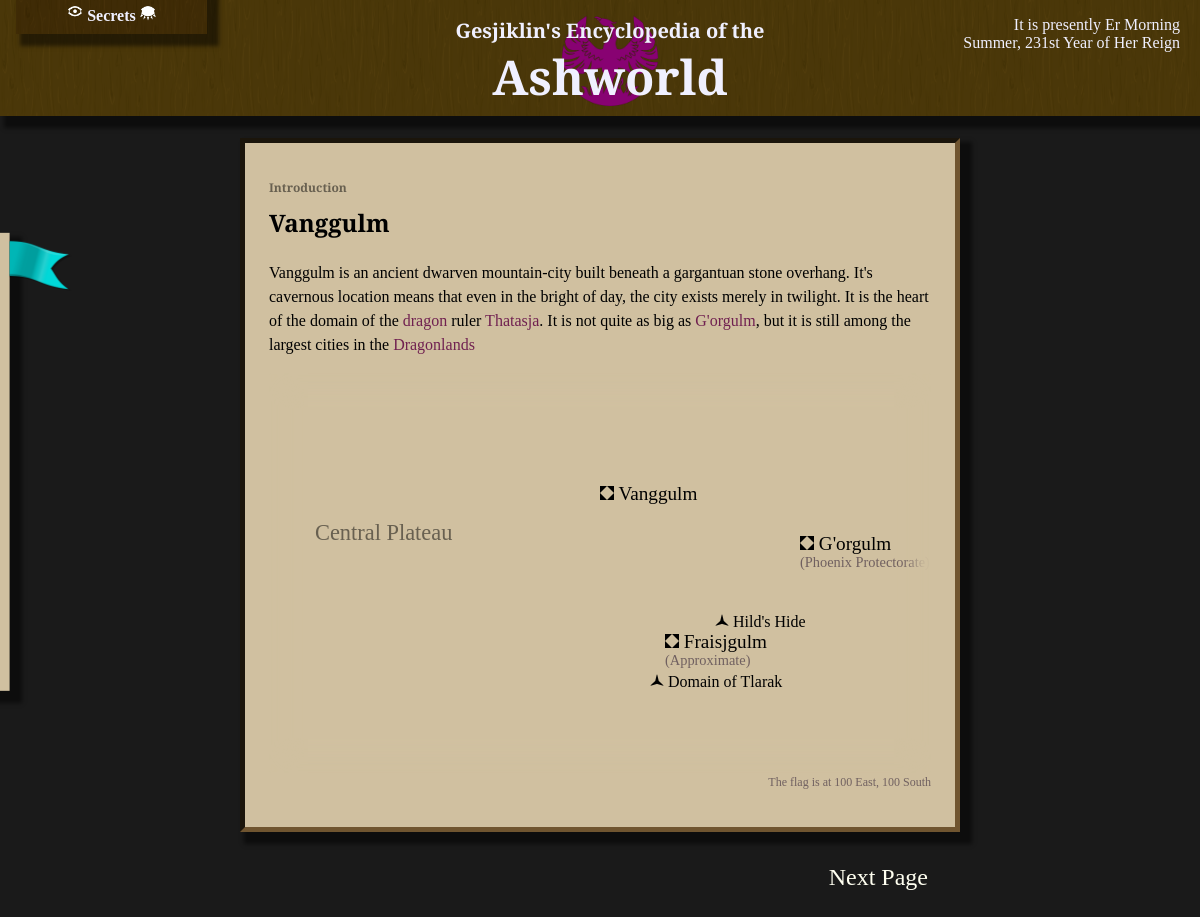
Screenshot of /Vanggulm-info with the database file from the repository.
### wiki/models.py (models this page shows, shortened)
class InfoPage(models.Model):
    short_title = models.CharField(max_length = 64, primary_key=True)
    def title(self):
        return self.short_title #self.full_title if self.full_title else self.short_title
    def prev_page(self):
        try:
            return InfoPage.objects.get(next_page = self)
        except (InfoPage.MultipleObjectsReturned, InfoPage.DoesNotExist):
            return None
    def _chapter(self):
        prev = self
        i = 0
        while True:
            new_prev = prev.prev_page()
            if new_prev:
                prev = new_prev
            else:
                break
            i += 1
        return (prev, i)
    def chapter(self):
        info, number = self._chapter()
        return "{}, Chapter {}".format(info.title(), number) if number > 0 else "Introduction"
    def is_secret(self):
        return len(self.text) == 0 and len(InfoSecret.objects.filter(page = self))
    def map_location(self):
        return MapLocation.objects.get(page = self)
    quote = models.TextField(blank = True)
    text = models.TextField(blank = True)
    next_page = models.ForeignKey(to='self', on_delete=models.SET_NULL, null=True, blank=True)

class MapLocation(models.Model):
    page = models.ForeignKey(to=InfoPage, on_delete=models.SET_DEFAULT, default=InfoPage.objects.get(pk = 'Introduction').pk)
    def title(self):
        return self.page.title()
    note = models.TextField(max_length = 64, blank=True)
    LOC_TYPES = [
        ('village', 'Small Village or Town'),
        ('city', 'Major City'),
        ('region', 'General Region')
    ]
    loc_type = models.TextField(max_length = max(len(i) for i,_ in LOC_TYPES), choices = LOC_TYPES, default = LOC_TYPES[0][0])
    x = models.IntegerField()
    y = models.IntegerField()

### wiki/views.py (the view)
# urls.py: path('', views.index, name='dictionary'),
def index(request, **kwargs):
	template_name = "wiki/index.html"
	context = base_context(request)
	short_title = kwargs['pagetitle'] if ('pagetitle' in kwargs) else 'Introduction'
	info = None
	try:
		info = InfoPage.objects.get(short_title__iexact=short_title)
	except InfoPage.DoesNotExist:
		base_url = reverse('search')
		query_string =  urlencode({'terms': short_title})
		url = '{}?{}'.format(base_url, query_string)
		return redirect(url)
	context['info'] = info
	return render(request, template_name, context)

### wiki/templatetags/wiki_extras.py (called while the page is built, shortened)
@register.filter
def strongterms(value, terms, start_strong="<strong>", end_strong="</strong>"):
    if not terms:
        return mark_safe(value)

### wiki/views.py (called while the page is built)
def pop_popup(request):
	queue = request.session.get('popupforms', [])
	if queue and isinstance(queue, list):
		r = queue.pop(0)
		request.session['popupforms'] = queue
		return r
	else:
		return None

def base_context(request):
	context = {}
	context['show_secrets'] = request.session.get('show_secrets', False)
	context['passwords'] = request.session.get('passwords')
	context['locations'] = MapLocation.objects.all()
	if context['passwords']:
		context['unlocked_secrets'] = list(reduce(lambda x,y : x.union(y), (SecretPassword.objects.get(pk=i).unlocks() for i in context['passwords'])))
	context['popupform'] = pop_popup(request)
	context['terms_str'] = request.GET.get('terms')
	context['terms'] = list(filter(lambda term : not term in ignored_terms, context['terms_str'].split(' ') if context['terms_str'] else []))
	context['show_edit'] = request.get_host() == "127.0.0.1:8000"
	return context

### wiki/templates/wiki/index.html (shortened to what this page needs)
{% load static %}
{% load wiki_extras %}
<!DOCTYPE HTML>
<html>
<head>
    <link rel="stylesheet" type="text/css" href="{% static 'wiki/style.css' %}"/>
    {% block head %}
    <link rel="stylesheet" type="text/css" href="{% static 'wiki/info.css' %}"/>
    {% endblock %}
</head>
<body>
<div class="title">
    <image src="{% static 'wiki/Phoenix.png' %}" alt=""/>
    <span><h2>Gesjiklin's Encyclopedia of the</h2><h1>Ashworld</h1></span>
    <div class="passwords">
        <h3>
            <img src="{% static 'wiki/openEye.png' %}" alt="" height="16"/>
            Secrets
            <img src="{% static 'wiki/closedEye.png' %}" alt="" height="16"/>
        </h3>
    </div>
    <p id="datetime" class="right">
        It is presently HOUR SECTION <br/>
        Summer, 231st Year of Her Reign
    </p>
</div>
<div class="titlebuffer"></div>
<div class="sidebar">
	<img src="{% static 'wiki/Bookmark.png' %}" class="bookmark_img"/>
</div>
<div class="content">
    {% block content %}
    <div class="textbox">
        <h3 class="chapter">{{ info.chapter }}</h3>
        <h2>
            {% if info.is_secret and not show_secrets %}
                <span class="secret">There are only secrets here.</span>
            {% else %}
                {{ info.title | safe }}
            {% endif %}
        </h2>
        <p>
            {{ info.text | strongterms:terms }}
        </p>
        {% if info.map_location %}
            {% include 'wiki/map.html' %}
        {% endif %}
    </div>
    {% if info.next_page %}
        <a id="next" class="pageturn" href="{% url 'info' info.next_page.pk %}">Next Page</a>
    {% endif %}
    {% endblock %}
</div>
</body>
</html>

### wiki/templates/wiki/map.html (shortened to what this page needs)
{% load static %}
<link rel="stylesheet" href="{% static 'wiki/map.css' %}"/>
<div class="mapcontainer">
    <div id="worldmap" class="map pannable">
        {% for location in locations %}
            <a class="maplocation mapsticky map{{location.loc_type}} matchbackground" href="{% url 'info' location.page.pk %}"
                style="top: {{ location.y }}px; left: {{ location.x }}px ">
                {% if location.loc_type != 'region' %}
                    <image src="
                        {% if location.loc_type == 'city' %}
                            {% static 'wiki/city.png' %}
                        {% else %}
                            {% static 'wiki/village.png' %}
                        {% endif %}
                    "/>
                {% endif %}
                {{ location.title }}
                <br/>
                {% if location.note %}
                    <span class="note">({{ location.note }})</span>
                {% endif %}
            </a>
        {% endfor %}
    </div>
    <div class="blurededge matchcolortoback"></div>
</div>
<p class="note">The flag is at <span id="markerx">100</span> East, <span id="markery">100</span> South</p>

### wiki/static/wiki/style.css (style rules this page uses)
body { padding: 0%; margin: 0%; background-image: url("/static/wiki/stone.png"); background-repeat: repeat; background-attachment: fixed; }
body:before { position: fixed; content:""; top:0; left:0; width:100%; height:100%; opacity: 0.985; background-color: #171717; z-index: -10; }
.title { position: fixed; top: 0; left: 0; width: 100%; margin: 0%; padding: 10px; text-align: center; z-index: 10; }
.title, .passwords { background-image: url("/static/wiki/wood.jpg"); background-repeat: repeat; background-size: 200px 200px; }
.title:before, .passwords:before { position: absolute; content:""; top:0; left:0; width:100%; height:100%; opacity: 0.85; background: #453605; z-index: -10; }
.title, .title a { color: #f0f0ff; }
.title, .titlebuffer { height: 6em; }
.title img { max-height: 100%; }
.title span { position: absolute; top: 0; left: 50%; transform: translate(-50%, 0%); }
.title h2 { margin-bottom: 0%; font-size: 1.25em; }
.title h1 { margin-top: 0%; margin-bottom: 8px; font-size: 3em; }
.title h1, h2, .sidebar a, .sidebar form { font-family: 'Cinzel Decorative', cursive; }
.title p { position: absolute; top: 0; padding: 0px 8px; }
.title p.right { text-align: right; right: 2em; }
.passwords { position: absolute; left: 16px; top: 0; transform: translate(0, calc(18px + 1em - 100%)); width: 15%; padding: 4px; padding-bottom: 8px; transition: top 1s; transition: bottom 1s; transition: transform 1s; }
.passwords:before { background: #382702; }
.passwords:before { z-index: 0; }
.passwords p, .passwords form, .passwords h3 { position: relative; z-index: 1; }
.passwords h3 { font-weight: bold; font-size: 1em; margin-bottom: 1px; }
.content { padding: 10px 20%; color: #fffff0; }
.textbox { color: #000000; padding: 24px; border-style: inset; border-color: #705530; border-width: 5px; line-height: 1.5; }
.textbox p { position: relative; }
.sidebar { position: absolute; left: 0; top: 50%; padding: 16px; padding-top: inherit; width: 10em; z-index: 20; transform: translate(-95%, -50%); transition: transform 1s; }
.bookmark_img { position: absolute; top: 0; right: -64px; height: 64px; width: auto; }
a { text-decoration: none; color: #000000; }
.textbox p a, .textbox form a { color: #702050; }
.title, .content .textbox, .sidebar, .passwords { box-shadow: 8px 8px 4px 4px #00000080; }
.sidebar, .textbox { background-color: #d0c0a0; }
.content .textbox .matchbackground { background: -moz-radial-gradient(closest-side, #d0c0a0, #00000000); }
.content .textbox .matchcolortoback { color: #d0c0a0; }

### wiki/static/wiki/info.css (style rules this page uses)
.edit, .pageturn { font-family: 'Cinzel Decorative', cursive; text-decoration: none; }
#next.pageturn, .edit { float: right; }
.pageturn { color: inherit; padding: 32px 32px; font-size: 1.5em; }
h3.chapter { font-size: 0.75em; color: #00000080; margin-bottom: -12px; font-family: 'Cinzel Decorative', cursive; }

### wiki/static/wiki/map.css (style rules this page uses)
.mapcontainer { position: relative; overflow: hidden; height: 50vh; }
.map { position: relative; margin: 0 0; width: 1500px; object-fit: cover; }
.map, .map img { user-select: none; -moz-user-select: none; -webkit-user-select: none; -ms-user-select: none; }
.mapsticky { position: absolute; top: 100px; left: 100px; }
.blurededge { position: absolute; width: 100%; height: 100%; top: 0; left: 0; box-shadow: 0 0 16px 16px inset; pointer-events: none; }
.note { color: #706060; text-align: right; font-weight: normal; font-size: 0.75em; margin-top: 0; }
.maplocation { line-height: calc(1em - 2px); }
.mapcity { font-size: 1.2em; }
.mapregion { font-size: 1.4em; color: #00000080; }

### rows the page displays
InfoPage: chapter "Introduction", title "Vanggulm", text|strongterms "Vanggulm is an ancient dwarven mountain-city built beneath a gargantuan stone overhang. It's cavernous location means that even in the bright of day, the city exists merely in twilight. It is the heart of the domain of the dragon ruler Thatasja . It is not quite as big as G'orgulm , but it is still among the largest cities in the Dragonlands"
MapLocation: title "G'orgulm", note "Phoenix Protectorate"
MapLocation: title "Vanggulm"
MapLocation: title "Central Plateau"
MapLocation: title "Hild's Hide"
MapLocation: title "Domain of Tlarak"
MapLocation: title "Fraisjgulm", note "Approximate"
